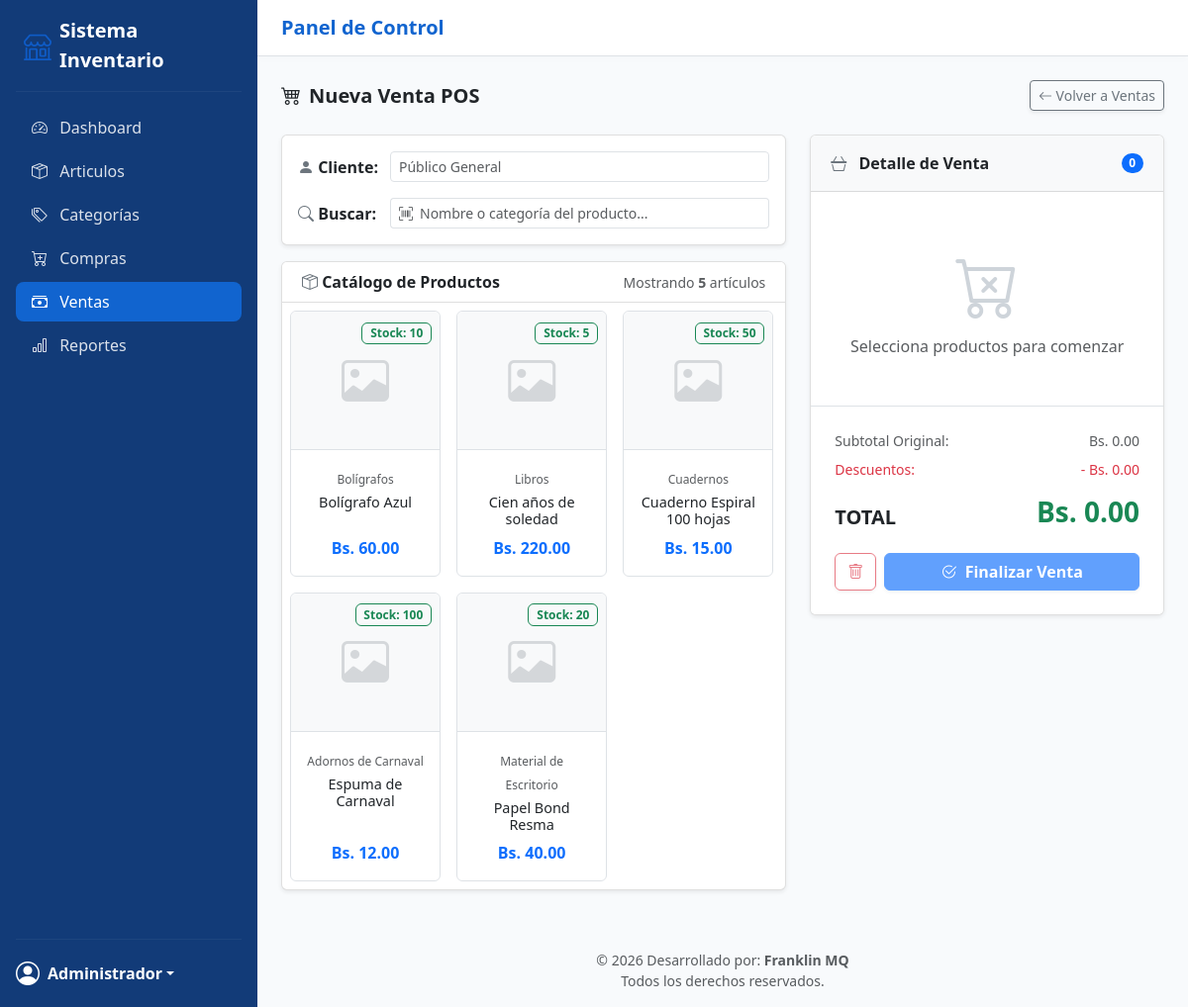
The app's page /index.php?action=venta-nueva (signed in) with its own data.
### tables this page shows
CREATE TABLE articulos (
    id INT AUTO_INCREMENT PRIMARY KEY,
    nombre VARCHAR(200) NOT NULL,
    descripcion TEXT NULL,
    categoria_id INT NULL,
    precio_compra DECIMAL(10,2) NOT NULL DEFAULT 0,
    precio_venta DECIMAL(10,2) NOT NULL DEFAULT 0,
    stock INT NOT NULL DEFAULT 0,
    marca_id INT NULL,
    imagen VARCHAR(255) NULL,
    creado_en TIMESTAMP DEFAULT CURRENT_TIMESTAMP,
    FOREIGN KEY (categoria_id) REFERENCES categorias(id) ON DELETE SET NULL,
    FOREIGN KEY (marca_id) REFERENCES marcas(id) ON DELETE SET NULL
);

CREATE TABLE categorias (
    id INT AUTO_INCREMENT PRIMARY KEY,
    nombre VARCHAR(100) NOT NULL,
    parent_id INT NULL,
    FOREIGN KEY (parent_id) REFERENCES categorias(id) ON DELETE SET NULL
);

### app/core/Controller.php (called while the page is built, shortened)
<?php
class Controller
{
    protected function render(string $view, array $data = []): void
    {
        extract($data);
        $viewPath = __DIR__ . "/../views/{$view}.php";
        require __DIR__ . '/../views/layout/header.php';
        require $viewPath;
        require __DIR__ . '/../views/layout/footer.php';
    }
}

### app/controllers/VentaController.php (called while the page is built, shortened)
<?php
require_once __DIR__ . '/../core/Controller.php';
require_once __DIR__ . '/../models/Articulo.php';
class VentaController extends Controller
{
    private Articulo $articuloModel;
    public function __construct()
    {
        $this->articuloModel = new Articulo();
    }
    public function crear(): void
    {
        $articulos = $this->articuloModel->obtenerTodos();
        $this->render('ventas/create', [
            'articulos' => $articulos,
            'errores' => [],
            'old' => []
        ]);
    }
}

### app/core/Database.php (called while the page is built)
<?php
class Database
{
    private static ?PDO $instance = null;
    public static function getConnection(): PDO
    {
        if (self::$instance === null) {
            $config = require __DIR__ . '/../config/database.php';
            $dsn = "mysql:host={$config['host']};dbname={$config['dbname']};charset={$config['charset']}";
            try {
                self::$instance = new PDO($dsn, $config['user'], $config['pass'], [
                    PDO::ATTR_ERRMODE            => PDO::ERRMODE_EXCEPTION,
                    PDO::ATTR_DEFAULT_FETCH_MODE => PDO::FETCH_ASSOC,
                    PDO::ATTR_EMULATE_PREPARES   => false,
                ]);
            } catch (PDOException $e) {
                die('Error de conexión a la base de datos: ' . $e->getMessage());
            }
        }
        return self::$instance;
    }
}

### app/models/Articulo.php (called while the page is built, shortened)
<?php
require_once __DIR__ . '/../core/Database.php';
class Articulo
{
    private PDO $db;
    public function __construct()
    {
        $this->db = Database::getConnection();
    }
    public function obtenerTodos(string $busqueda = ''): array
    {
        $sql = "SELECT p.*, c.nombre AS categoria_nombre, m.nombre AS marca_nombre
                FROM articulos p
                LEFT JOIN categorias c ON c.id = p.categoria_id
                LEFT JOIN marcas m ON m.id = p.marca_id";
        $params = [];
        $sql .= " ORDER BY p.nombre ASC";
        $stmt = $this->db->prepare($sql);
        $stmt->execute($params);
        return $stmt->fetchAll();
    }
}

### app/views/ventas/create.php (the view, shortened to what this page needs)
<div class="row justify-content-center">
    <div class="col-12">
        <div class="d-flex justify-content-between align-items-center mb-4">
            <h5 class="mb-0 fw-bold text-dark"><i class="bi bi-cart4 me-2"></i>Nueva Venta POS</h5>
            <a href="index.php?action=ventas" class="btn btn-sm btn-outline-secondary shadow-sm">
                <i class="bi bi-arrow-left"></i> Volver a Ventas
            </a>
        </div>
        <form action="index.php?action=venta-guardar" method="post" id="formVenta">
            <div class="row">
                <div class="col-lg-7">
                    <div class="pos-card mb-3">
                        <div class="card-body p-3">
                            <div class="d-flex align-items-center mb-3">
                                <label class="form-label mb-0 fw-bold me-2 text-nowrap" style="min-width: 85px;"><i class="bi bi-person-fill text-secondary"></i> Cliente:</label>
                                <input type="text" name="cliente_nombre" class="form-control form-control-sm" placeholder="Público General" value="<?= htmlspecialchars($old['cliente_nombre'] ?? '') ?>">
                            </div>
                            <div class="d-flex align-items-center">
                                <label class="form-label mb-0 fw-bold me-2 text-nowrap" style="min-width: 85px;"><i class="bi bi-search text-secondary"></i> Buscar:</label>
                                <div class="input-group input-group-sm w-100">
                                    <span class="input-group-text bg-white border-end-0"><i class="bi bi-upc-scan text-muted"></i></span>
                                    <input type="text" id="buscadorArticulos" class="form-control border-start-0 ps-0" placeholder="Nombre o categoría del producto..." autofocus autocomplete="off" style="box-shadow: none;">
                                </div>
                            </div>
                        </div>
                    </div>
                    <div class="pos-card">
                        <div class="pos-card-header d-flex justify-content-between align-items-center py-2">
                            <span><i class="bi bi-box-seam text-secondary"></i> Catálogo de Productos</span>
                            <small class="text-muted fw-normal">Mostrando <span id="countArticulos" class="fw-bold"><?= count($articulos) ?></span> artículos</small>
                        </div>
                        <div class="card-body p-2">
                            <div class="products-scroll pe-1">
                                <div class="row row-cols-2 row-cols-md-3 g-3" id="contenedorProductos">
                                    <?php foreach ($articulos as $art): ?>
                                        <div class="col articulo-item">
                                            <div class="card product-card h-100 <?= $art['stock'] <= 0 ? 'disabled' : '' ?>"
                                                 data-id="<?= $art['id'] ?>"
                                                 data-nombre="<?= htmlspecialchars($art['nombre']) ?>"
                                                 data-precio="<?= $art['precio_venta'] ?>"
                                                 data-stock="<?= $art['stock'] ?>">
                                                <div class="product-img-wrapper position-relative">
                                                    <?php if (!empty($art['imagen'])): ?>
                                                        <img src="uploads/<?= htmlspecialchars($art['imagen']) ?>" alt="<?= htmlspecialchars($art['nombre']) ?>">
                                                    <?php else: ?>
                                                        <i class="bi bi-image text-secondary opacity-25" style="font-size: 3rem;"></i>
                                                    <?php endif; ?>
                                                    <div class="position-absolute top-0 end-0 p-2">
                                                        <?php if ($art['stock'] > 0): ?>
                                                            <span class="badge bg-light text-success border border-success">Stock: <?= $art['stock'] ?></span>
                                                        <?php else: ?>
                                                            <span class="badge bg-danger">Agotado</span>
                                                        <?php endif; ?>
                                                    </div>
                                                </div>
                                                <div class="card-body text-center p-3 d-flex flex-column justify-content-between">
                                                    <div>
                                                        <small class="text-muted" style="font-size: 0.75rem;"><?= htmlspecialchars($art['categoria_nombre'] ?? 'Sin categoría') ?></small>
                                                        <h6 class="card-title mt-1 mb-2 text-dark articulo-nombre" style="font-size: 0.9rem;">
                                                            <?= htmlspecialchars($art['nombre']) ?>
                                                        </h6>
                                                    </div>
                                                    <div class="fw-bold text-primary fs-6">
                                                        Bs. <?= number_format((float) $art['precio_venta'], 2) ?>
                                                    </div>
                                                </div>
                                            </div>
                                        </div>
                                    <?php endforeach; ?>
                                </div>
                            </div>
                        </div>
                    </div>
                </div>
                <div class="col-lg-5">
                    <div class="pos-card sticky-top" style="top: 1.5rem; z-index: 1020;">
                        <div class="pos-card-header bg-light d-flex justify-content-between align-items-center">
                            <div><i class="bi bi-basket3 text-secondary me-2"></i> Detalle de Venta</div>
                            <span class="badge bg-primary rounded-pill" id="badgeItemCount">0</span>
                        </div>
                        <div class="card-body p-0">
                            <div id="emptyCart" class="text-center py-5">
                                <i class="bi bi-cart-x empty-cart-icon mb-3"></i>
                                <p class="text-muted mb-0">Selecciona productos para comenzar</p>
                            </div>
                        </div>
                        <div class="card-footer bg-white border-top p-4">
                            <div class="d-flex justify-content-between align-items-center mb-2 text-muted small">
                                <span>Subtotal Original:</span>
                                <span id="lblSubtotalGral">Bs. 0.00</span>
                            </div>
                            <div class="d-flex justify-content-between align-items-center mb-3 text-danger small">
                                <span>Descuentos:</span>
                                <span id="lblDescuento">- Bs. 0.00</span>
                            </div>
                            <div class="d-flex justify-content-between align-items-end mb-4">
                                <h5 class="fw-bold mb-0 text-dark">TOTAL</h5>
                                <h3 class="fw-bolder mb-0 text-success" id="lblTotal">Bs. 0.00</h3>
                            </div>
                            <div class="d-flex gap-2">
                                <button type="button" class="btn btn-outline-danger shadow-sm flex-shrink-1" id="btnLimpiarCarrito" disabled title="Limpiar Carrito">
                                    <i class="bi bi-trash"></i>
                                </button>
                                <button type="submit" class="btn btn-primary shadow-sm flex-grow-1 fw-bold" id="btnFinalizarVenta" disabled>
                                    <i class="bi bi-check2-circle me-1"></i> Finalizar Venta
                                </button>
                            </div>
                        </div>
                    </div>
                </div>
            </div>
        </form>
    </div>
</div>

### public/assets/css/style.css (style rules this page uses)
:root { --brand-dark: #123B78; --brand-primary: #1164CF; --brand-hover: #1C4689; --brand-accent: #0F5CC7; --bg-soft: #F8FAFC; --text-gray: #667085; }
.card { border: none; border-radius: 0.75rem; }

### app/views/ventas/create.php (style rules this page uses)
.pos-card { border: 1px solid rgba(0,0,0,0.125); border-radius: 0.375rem; box-shadow: 0 0.125rem 0.25rem rgba(0,0,0,0.075); margin-bottom: 1.25rem; overflow: hidden; background: #fff; }
.pos-card-header { padding: 1rem 1.25rem; font-weight: 600; color: #212529; border-bottom: 1px solid rgba(0,0,0,0.125); background-color: #fff; display: flex; align-items: center; gap: 0.5rem; }
.product-card { cursor: pointer; transition: all 0.2s ease-in-out; border: 1px solid #dee2e6; border-radius: 0.375rem; height: 100%; background-color: #fff; }
.product-img-wrapper { height: 140px; background-color: #f8f9fa; display: flex; align-items: center; justify-content: center; border-top-left-radius: 0.375rem; border-top-right-radius: 0.375rem; overflow: hidden; border-bottom: 1px solid #dee2e6; }
.empty-cart-icon { font-size: 4rem; color: #ced4da; }
.products-scroll { max-height: calc(100vh - 350px); overflow-y: auto; padding-right: 5px; }

### records on screen
articulos: stock "10", categoria.nombre "Bolígrafos", nombre "Bolígrafo Azul", precio_venta "60.00"
articulos: stock "5", categoria.nombre "Libros", nombre "Cien años de soledad", precio_venta "220.00"
articulos: stock "50", categoria.nombre "Cuadernos", nombre "Cuaderno Espiral 100 hojas", precio_venta "15.00"
articulos: stock "100", categoria.nombre "Adornos de Carnaval", nombre "Espuma de Carnaval", precio_venta "12.00"
articulos: stock "20", categoria.nombre "Material de Escritorio", nombre "Papel Bond Resma", precio_venta "40.00"

### other values on screen
$_SESSION['user_name'] "Administrador"
count($articulos) "5"
